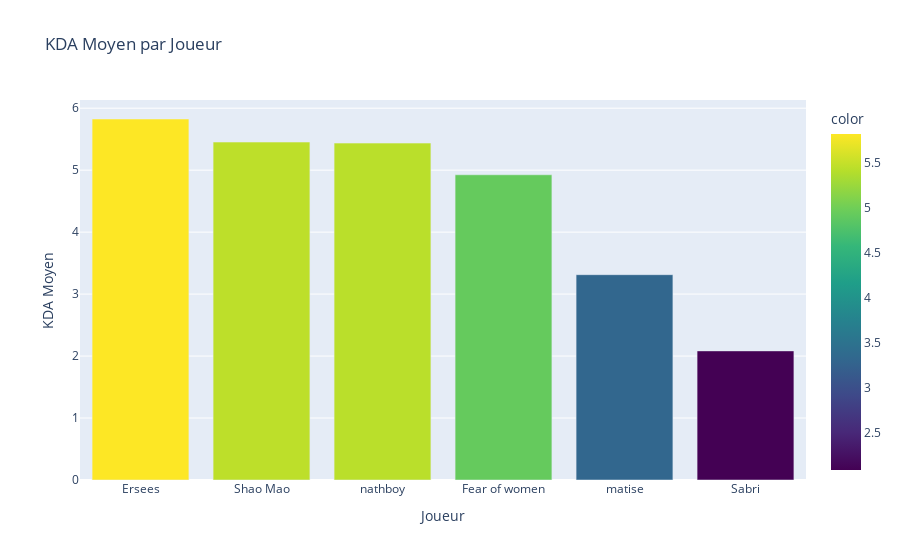

The code cell stored with this chart in its notebook:
### Markdown cell above
## Visualisations des Performances

### Code cell
# Graphique : Comparaison des KDA moyens par joueur
avg_kda = df_virgule.groupby("Joueur")["KDA"].mean().sort_values(ascending=False)

fig = px.bar(
    x=avg_kda.index,
    y=avg_kda.values,
    title="KDA Moyen par Joueur",
    labels={"x": "Joueur", "y": "KDA Moyen"},
    color=avg_kda.values,
    color_continuous_scale="Viridis"
)
fig.update_layout(showlegend=False)
fig.show()

### Figure 1 — Plotly figure (JSON) as saved in the notebook; plotly's stock layout.template omitted (floating-point values rounded to 4 significant figures)
{"data": [{"hovertemplate": "Joueur=%{x}<br>KDA Moyen=%{y}<br>color=%{marker.color}<extra></extra>", "legendgroup": "", "marker": {"color": [5.826, 5.453, 5.437, 4.926, 3.313, 2.083], "coloraxis": "coloraxis", "pattern": {"shape": ""}}, "name": "", "orientation": "v", "showlegend": false, "textposition": "auto", "type": "bar", "x": ["Ersees", "Shao Mao", "nathboy", "Fear of women", "matise", "Sabri"], "xaxis": "x", "y": [5.826, 5.453, 5.437, 4.926, 3.313, 2.083], "yaxis": "y"}], "layout": {"barmode": "relative", "coloraxis": {"colorbar": {"title": {"text": "color"}}, "colorscale": [[0, "#440154"], [0.1111, "#482878"], [0.2222, "#3e4989"], [0.3333, "#31688e"], [0.4444, "#26828e"], [0.5556, "#1f9e89"], [0.6667, "#35b779"], [0.7778, "#6ece58"], [0.8889, "#b5de2b"], [1, "#fde725"]]}, "legend": {"tracegroupgap": 0}, "showlegend": false, "title": {"text": "KDA Moyen par Joueur"}, "xaxis": {"anchor": "y", "domain": [0, 1], "title": {"text": "Joueur"}}, "yaxis": {"anchor": "x", "domain": [0, 1], "title": {"text": "KDA Moyen"}}}}
